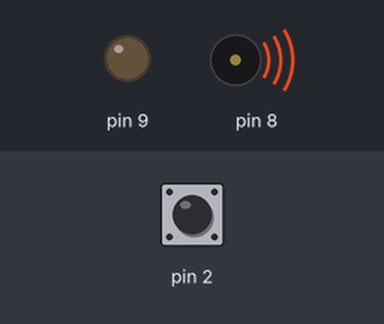
A sketch run on a simulated Arduino Uno, built with avr-gcc and run on an emulated ATmega328P. Shown: output pins drawn as LEDs (lit = HIGH), buzzer (waves = sounding). Dashed ring = blinking. The inputs (shaded band) are chosen by the test bench; at power-on: pin 2 HIGH.

Above: at 1.2 s.
1.3 s: pin 2 pulled LOW for 0.15 s
At 3.69 s:
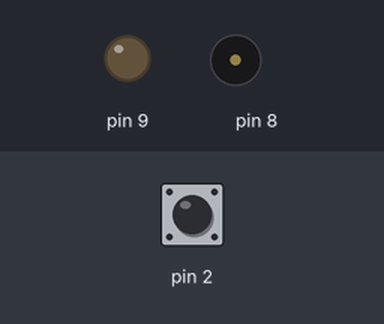
4.3 s: pin 2 pulled LOW for 1 s
At 4.38 s:
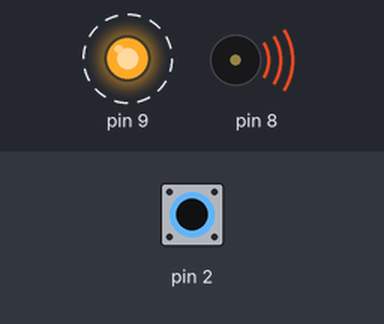
7.3 s: pin 2 pulled LOW for 3.2 s
At 10.61 s:
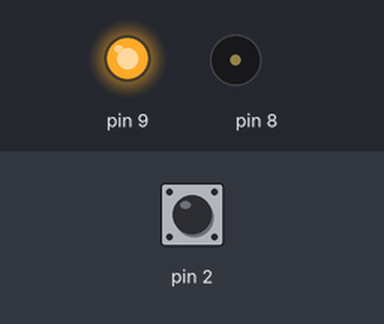
Timing chart, 0 to 18.0 s (numbered marks = the images above; inputs shaded):
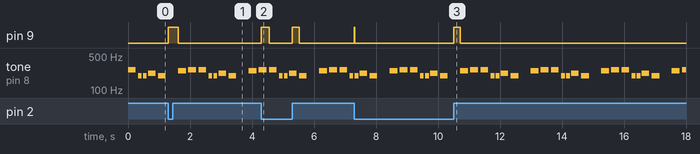

Measured:
- after the input at 1.3 s, pin 9: LOW → HIGH at once, → LOW 0.32 s later
- after the input at 4.3 s, pin 9: alternates HIGH for 0.24 s and LOW for 0.75 s, 4 changes in all, then stays LOW, starting at once
- after the input at 7.3 s, pin 9: LOW → HIGH at once, → LOW 0.01 s later, → HIGH 3.2 s later, → LOW 0.22 s later
- by itself, tone on pin 8: repeats every 2.3 s: silent 0.04 s, 220 Hz 0.25 s, silent 0.08 s, 196 Hz 0.25 s, silent 0.40 s, 247 Hz 0.25 s, 2 × (silent 0.08 s, 262 Hz 0.25 s), silent 0.08 s, 196 Hz 0.13 s, silent 0.04 s, 196 Hz 0.13 s

The sketch:

section_4_6.ino
```cpp
// The following program was taken from the Arduino website:
// https://www.arduino.cc/en/Tutorial/ToneMelody?from=Tutorial.Tone
#define NOTE_C4  262
#define NOTE_G3  196
#define NOTE_A3  220
#define NOTE_B3  247

// notes in the melody:
int melody[] = {
  NOTE_C4, NOTE_G3, NOTE_G3, NOTE_A3, NOTE_G3, 0, NOTE_B3, NOTE_C4
};

// note durations: 4 = quarter note, 8 = eighth note, etc.:
int noteDurations[] = {
  4, 8, 8, 4, 4, 4, 4, 4
};

void setup() {
// Attach interrupt here BME students!!!!!!!!!!!!!!!!!!!!!!!!!!!!!!!!
pinMode(9, OUTPUT);
pinMode(2, INPUT_PULLUP);
digitalWrite(9,LOW);
attachInterrupt(digitalPinToInterrupt(2), ISR_blink, CHANGE);
}

void ISR_blink() {
  digitalWrite(9, HIGH);
  delay(100);
}

void loop() {
  // iterate over the notes of the melody:
  for (int thisNote = 0; thisNote < 8; thisNote++) {

    // to calculate the note duration, take one second divided by the note type.
    //e.g. quarter note = 1000 / 4, eighth note = 1000/8, etc.
    int noteDuration = 1000 / noteDurations[thisNote];
    tone(8, melody[thisNote], noteDuration);

    // to distinguish the notes, set a minimum time between them.
    // the note's duration + 30% seems to work well:
    int pauseBetweenNotes = noteDuration * 1.30;
    delay(pauseBetweenNotes);
    // stop the tone playing:
    noTone(8);
    digitalWrite(9, LOW);
  }
}
```
